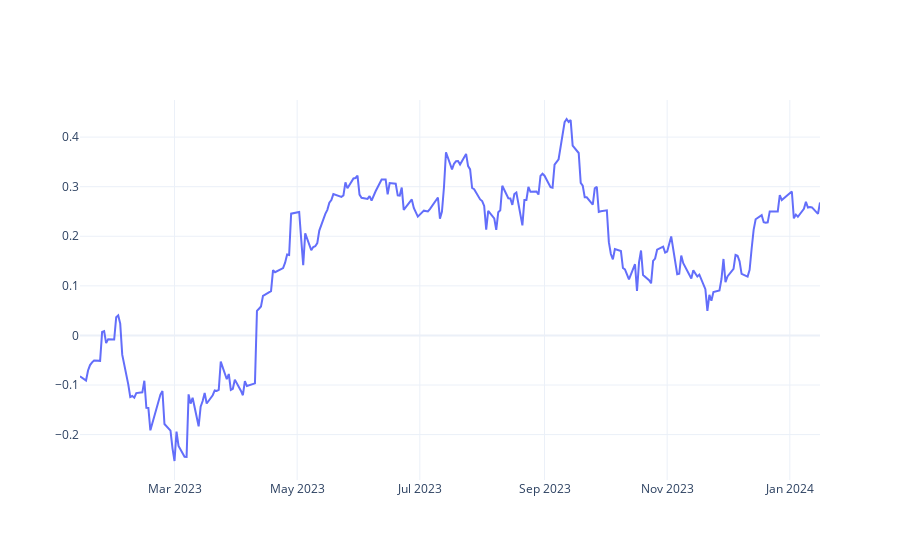

Notebook source saved alongside this figure:
### Markdown cell above
## Criar gráfico

### Code cell
fig = go.Figure()

fig.add_scatter(x= correl.index, y = correl)
fig.update_layout(template = "plotly_white")
fig.show()

### Figure 1 — Plotly figure (JSON) as saved in the notebook; plotly's stock layout.template omitted (floating-point values rounded to 4 significant figures; data arrays with more than 128 entries replaced by an {"elided": "..."} marker saying what was removed)
{"data": [{"type": "scatter", "x": {"elided": "250 str values"}, "y": {"elided": "250 float values"}}], "layout": {}}
